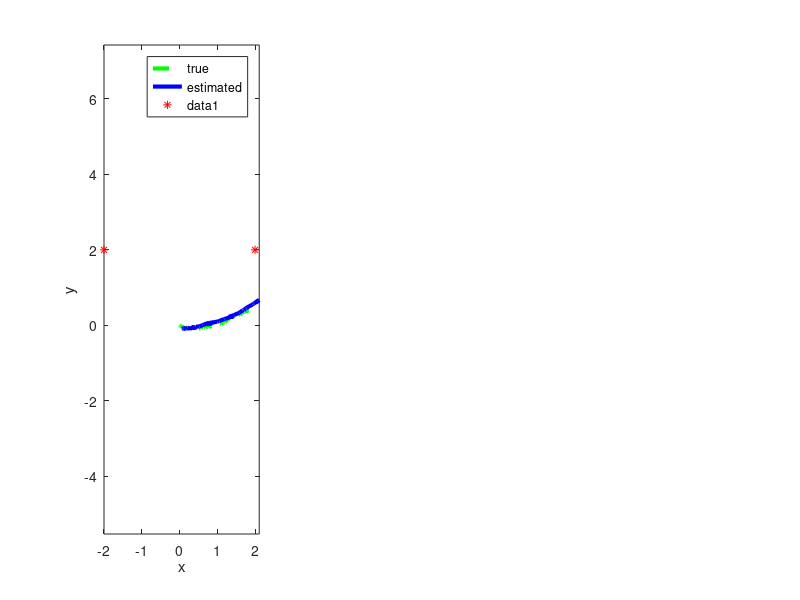

This chart was generated by the following MATLAB code: (Note: this script raises an error after producing the figure.)
function f = uni_ekf_test
% EN530.603 Extended Kalman filtering of the unicycle with bearing and range measurements
% 
% M. Kobilarov , marin(at)jhu.edu

clear
close all

%rng('default')
rng(10212)

S.bearing_only = 1;

% single beacon at (-2,2) : system is unobservable
%S.pbs = [-2;
%         2];    % beacon positions

% two beacons at (-2,2) and (2,2) : system is observable (two or more)
S.pbs = [-2, 2;
         2, 2];    % beacon positions

nb = size(S.pbs,2); % number of beacons

if S.bearing_only
  S.h = @b_h;    % bearing sensing
  S.r = nb;      % measurement dimension  
  S.R = .4*diag(repmat([.1], nb, 1));
else
  S.h = @br_h;   % bearing-reange sensing
  S.r = 2*nb;      % measurement dimension
  S.R = .4*diag(repmat([.1; .01], nb, 1));
end

S.n = 4;       % state dimension
S.f = @uni_f;  % mobile-robot dynamics

% timing
dt = .1;
%N = 2580;
N = 60;
T = dt*N;
S.dt = dt;

% noise models
S.Q = .3*dt*diag([.01 .01 .01, .001]);


% initial mean and covariance
xt = [0; 0; 0; .1]; % true state

P = .2*diag([.01 .01 .01 .04]); % covariance
x = xt + sqrt(P)*randn(S.n, 1); % initial estimate with added noise

xts = zeros(S.n, N+1); % true states
xs = zeros(S.n, N+1);  % estimated states
Ps = zeros(S.n, S.n, N+1); % estimated covariances
ts = zeros(N+1,1); % times

zs = zeros(S.r, N);  % measurements

xts(:, 1) = xt;
xs(:, 1) = x;
Ps(:, :, 1) = P;
ts(1) = 0;

ds = zeros(S.n, N+1);  % errors
ds(:,1) = x - xt;

for k=1:N,
  u = dt*[3; .1];  % known controls
  
  xts(:,k+1) = S.f(xts(:,k), u, S) + sqrt(S.Q)*randn(4,1);  % true state

  [x,P] = ekf_predict(x, P, u, S);  % predict
  ts(k+1) = k*dt;
  
  z = S.h(xts(:,k+1), S) + sqrt(S.R)*randn(S.r,1);  % generate measurement  

  [x,P] = ekf_correct(x, P, z, S);  % correct
  
  xs(:,k+1) = x;
  Ps(:,:,k+1) = P;

  zs(:,k) = z;
  ds(:,k+1) = x - xts(:,k+1);  % actual estimate error
  ds(:,k+1) = fix_state(ds(:,k+1));
end

subplot(1, 3, 1)

plot(xts(1,:), xts(2,:), '--g','LineWidth',3)
hold on
plot(xs(1,:), xs(2,:), '-b','LineWidth',3)
legend('true', 'estimated')

xlabel('x')
ylabel('y')
axis equal
axis xy

% beacon
plot(S.pbs(1,:), S.pbs(2,:), '*r');

for k=1:1:N
  plotcov2(xs(1:2,k), 1.96^2*Ps(1:2,1:2,k));
end
quiver(xts(1,:), xts(2,:), .5*cos(xts(3,:)), .5*sin(xts(3,:)),'g');
quiver(xs(1,:), xs(2,:), .5*cos(xs(3,:)), .5*sin(xs(3,:)),'b');

subplot(1,3,2)

plot(ds')

mean(sqrt(sum(ds.*ds, 1)))
xlabel('k')
ylabel('meters or radians')
legend('e_x','e_y','e_\theta','e_r')

subplot(1,3,3)

plot(ts, reshape(sqrt(Ps(1,1,:)),N+1,1), ...
     ts, reshape(sqrt(Ps(2,2,:)),N+1,1), ...
     ts, reshape(sqrt(Ps(3,3,:)),N+1,1), ...
     ts, reshape(sqrt(Ps(4,4,:)),N+1,1));
legend('\sigma_x','\sigma_y','\sigma_\theta','\sigma_r')

xlabel('t')
ylabel('meters or radians')


function [x, varargout] = uni_f(x, u, S)
% dynamical model of the unicycle
c = cos(x(3));
s = sin(x(3));

x = [x(1) + c*x(4)*u(1);
     x(2) + s*x(4)*u(1);
     x(3) + u(2);
     x(4)];

x = fix_state(x, S);

if nargout > 1
  % F-matrix
  varargout{1} = [1, 0, -s*x(4)*u(1), c*u(1);
                  0, 1, c*x(4)*u(1), s*u(1); 
                  0 0 1 0;
                  0 0 0 1];
end


function [y, varargout] = br_h(x, S)

p = x(1:2);

y = [];
H = [];
for i=1:size(S.pbs, 2)
  pb = S.pbs(:, i); %i-th beacon
  d = pb - p;
  r = norm(d);
  
  th = fangle(atan2(d(2), d(1)) - x(3));
  y = [y; th; r];
  
  if nargout > 1
    % H-matrix
    H = [H;
         d(2)/r^2, -d(1)/r^2, -1, 0;
         -d'/r, 0, 0];
  end
end

if nargout > 1  
  varargout{1} = H;
end


function [y, varargout] = b_h(x, S)

p = x(1:2);

y = [];
H = [];
for i=1:size(S.pbs, 2)
  pb = S.pbs(:, i); %i-th beacon
  d = pb - p;
  r = norm(d);
  
  th = fangle(atan2(d(2), d(1)) - x(3));
  y = [y; th];
  
  if nargout > 1
    % H-matrix
    H = [H;
         d(2)/r^2, -d(1)/r^2, -1, 0];
  end
end

if nargout > 1  
  varargout{1} = H;
end



function [x,P] = ekf_predict(x, P, u, S)

[x, F] = S.f(x, u, S);
x = fix_state(x, S);  % fix any [-pi,pi] issues
P = F*P*F' + S.Q;


function [x,P] = ekf_correct(x, P, z, S)

[y, H] = S.h(x, S);
P = P - P*H'*inv(H*P*H' + S.R)*H*P;
K = P*H'*inv(S.R);

e = z - y;
e = fix_meas(e, S);  % fix any [-pi,pi] issues
x = x + K*e;


function x = fix_state(x, S)
x(3) = fangle(x(3));

function z = fix_meas(z, S)
% z
% S.r
for i=1:size(S.pbs,2)
  if S.bearing_only
    z(i) = fangle(z(i));
  else
    z(2*i-1) = fangle(z(2*i-1));
  end
end

function a = fangle(a)
% make sure angle is between -pi and pi
a = mod(a,2*pi);
if a < -pi
  a = a + 2*pi;
else
  if a > pi
    a = a - 2*pi;
  end
end
